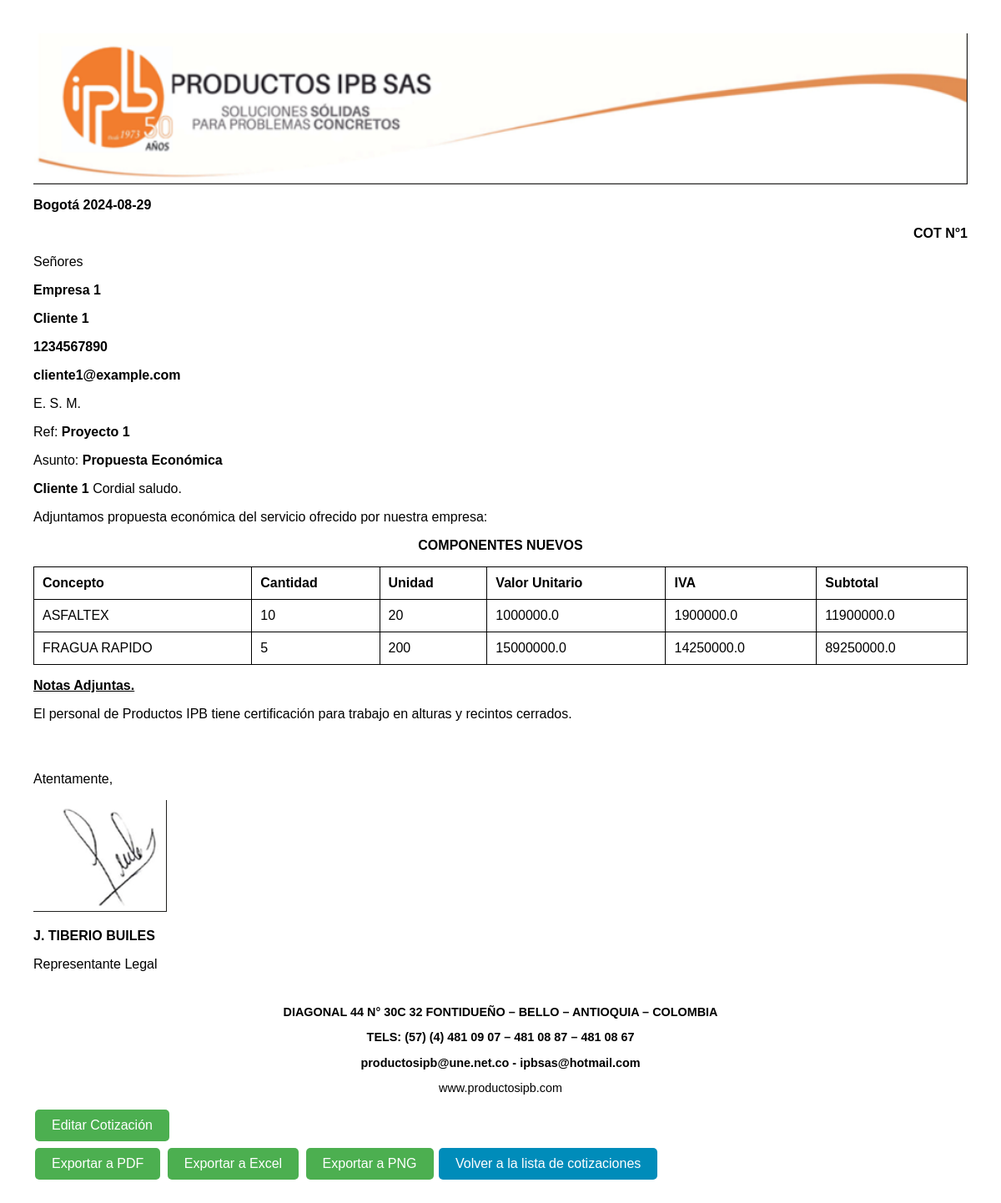
The page /cotizacion/1 on the database as committed earlier.
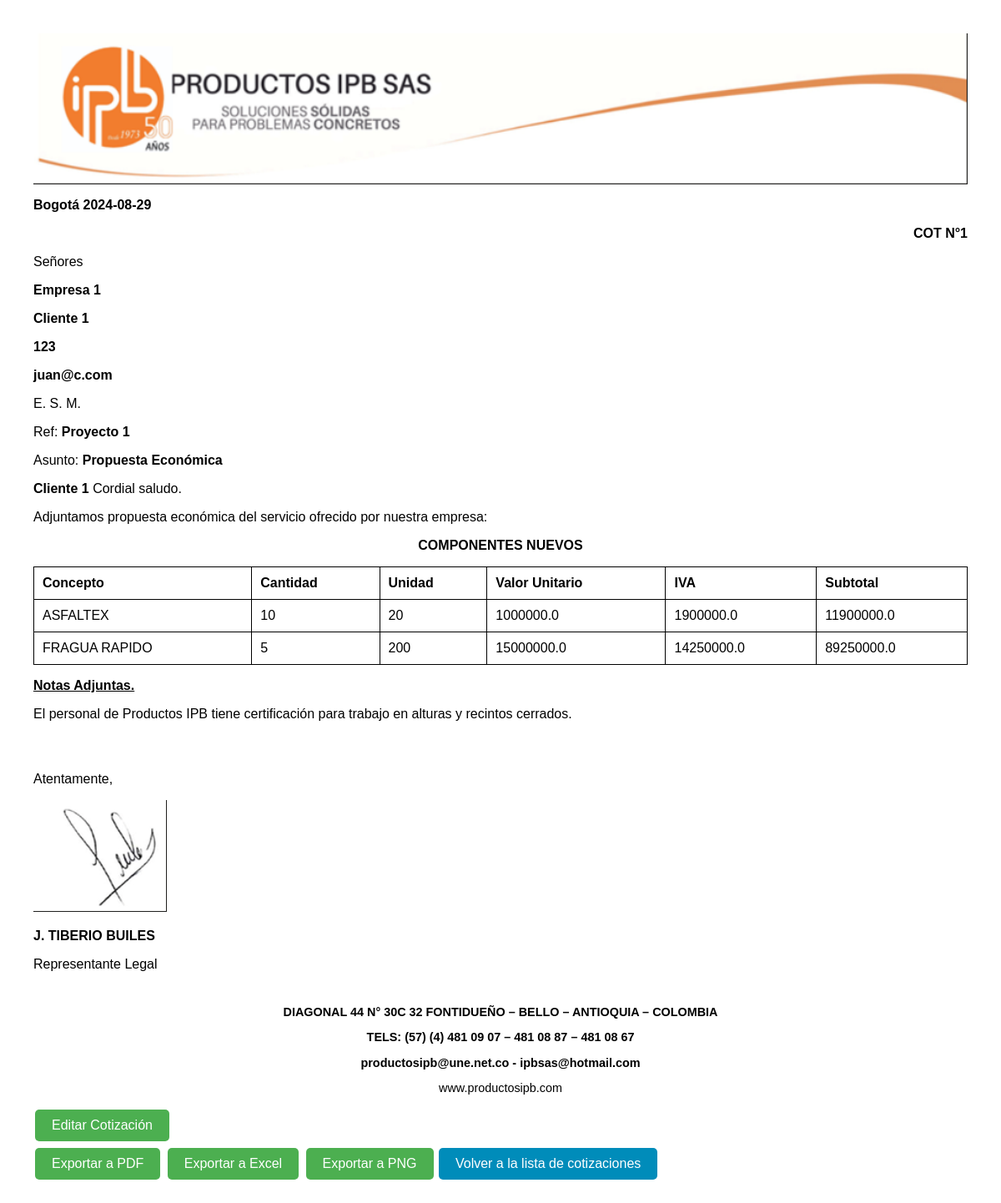
The same page on the database as committed later.
### app.py (models this page shows, shortened)
class Cliente(db.Model):
    id = db.Column(db.Integer, primary_key=True)
    nombre = db.Column(db.String(100), nullable=False)
    celular = db.Column(db.Integer, nullable=False)
    email = db.Column(db.String(100), nullable=False)
    """
    cotizacion_id = db.Column(db.Integer, db.ForeignKey('cotizacion.id'))
    cotizaciones = db.relationship('Cotizacion', back_populates='clienten', order_by='Cotizacion.id')
    """

### app.py (the view)
@app.route('/cotizacion/<int:id>')
def ver_cotizacion(id):
    cotizacion = Cotizacion.query.get_or_404(id)
    return render_template('ver_cotizacion.html', cotizacion=cotizacion)

### templates/ver_cotizacion.html (shortened to what this page needs)
<!DOCTYPE html>
<html lang="en">
<head>
</head>
<body>
<div class="header">
    <img src="static/encabezado.png" alt="Encabezado" />
</div>
<div class="content">
    <p><strong>{{ cotizacion.ciudad }} {{ cotizacion.fecha }}</strong></p>
    <p style="text-align: right;"><strong>COT N&deg;{{ cotizacion.consecutivo }}</strong></p>
    <p>Se&ntilde;ores</p>
    <p><strong>{{ cotizacion.empresa }}</strong></p>
    <p><strong>{{ cotizacion.cliente.nombre }}</strong></p>
    <p><strong>{{ cotizacion.cliente.celular }}</strong></p>
    <p><strong>{{ cotizacion.cliente.email }}</strong></p>
    <p>E. S. M.</p>
    <p>Ref: <strong>{{ cotizacion.proyecto }}</strong></p>
    <p>Asunto: <strong>Propuesta Econ&oacute;mica</strong></p>
    <p><strong>{{ cotizacion.cliente.nombre }}</strong> Cordial saludo.</p>
    <p>Adjuntamos propuesta econ&oacute;mica del servicio ofrecido por nuestra empresa:</p>
    <p style="text-align: center;"><strong>COMPONENTES NUEVOS</strong></p>
    <table>
        {% if cotizacion.servicio != "v" %}
            <tbody>
                <tr>
                    <td colspan="6">{{ cotizacion.servicio }}</td>
                </tr>
            </tbody>
        {% else %}
            <thead>
                <tr>
                    <th>Concepto</th>
                    <th>Cantidad</th>
                    <th>Unidad</th>
                    <th>Valor Unitario</th>
                    <th>IVA</th>
                    <th>Subtotal</th>
                </tr>
            </thead>
            <tbody>
                {% for detalle in cotizacion.productos_detalle %}
                    <tr>
                        <td>{{ detalle.producto.nombre }}</td>
                        <td>{{ detalle.cantidad }}</td>
                        <td>{{ detalle.tamano }}</td>
                        <td>{{ (detalle.producto.precio * detalle.tamano) | round(2) }}</td>
                        <td>{{ (detalle.producto.precio * detalle.cantidad * detalle.tamano * 0.19) | round(2) }}</td>
                        <td>{{ (detalle.producto.precio * detalle.cantidad * detalle.tamano * 1.19) | round(2) }}</td>
                    </tr>
                {% endfor %}
            </tbody>
        {% endif %}
    </table>
    <p style="text-align: left;"><span style="text-decoration: underline;"><strong>Notas Adjuntas.</strong></span></p>
    <p>El personal de Productos IPB tiene certificaci&oacute;n para trabajo en alturas y recintos cerrados.</p>
</div>
<div class="signature">
    <p>Atentamente,</p>
    <p><span style="text-decoration: underline;"><img src="static/firma.png" alt="Firma" /></span></p>
    <p><strong>J. TIBERIO BUILES</strong></p>
    <p>Representante Legal</p>
</div>
<div class="footer">
    <p><strong>DIAGONAL 44 N&deg; 30C 32 FONTIDUE&Ntilde;O &ndash; BELLO &ndash; ANTIOQUIA &ndash; COLOMBIA</strong></p>
    <p><strong>TELS: (57) (4) 481 09 07 &ndash; 481 08 87 &ndash; 481 08 67</strong></p>
    <p><strong>productosipb@une.net.co - ipbsas@hotmail.com</strong></p>
    <p>www.productosipb.com</p>
</div>
<form action="{{ url_for('modificar_cotizacion', id=cotizacion.id) }}" method="POST">
    <button type="submit">Editar Cotización</button>
</form>
<button onclick="exportToPDF()">Exportar a PDF</button>
<button onclick="exportToExcel()">Exportar a Excel</button>
<button onclick="exportToPNG()">Exportar a PNG</button>
<a href="/lista_cotizaciones">Volver a la lista de cotizaciones</a>
</body>
</html>

Rows that differ between the two databases and show on the page:
changed Cliente "Cliente 1": cliente.celular "1234567890" → "123"; cliente.email "cliente1@example.com" → "juan@c.com"
